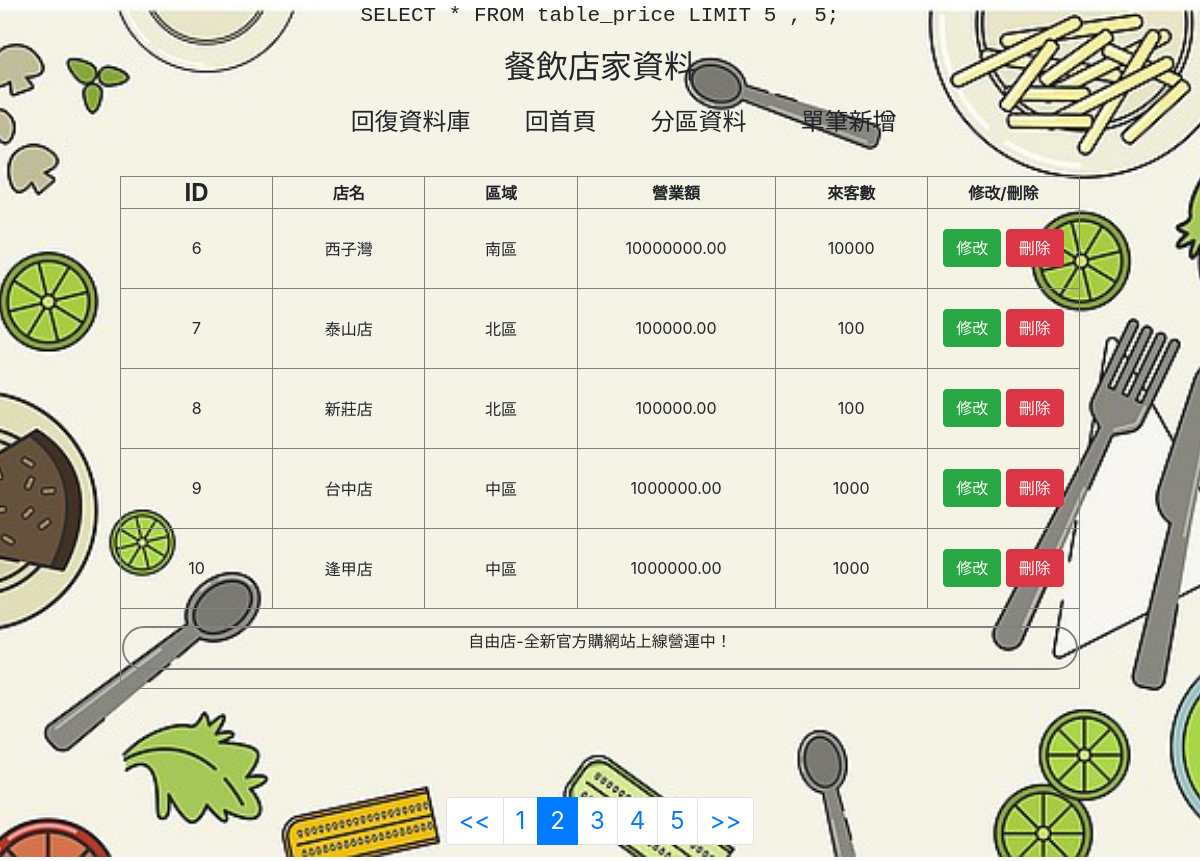
Screenshot of /pdo_db_price/index.php?page=2 with the database file from the repository.
### tables this page shows
CREATE TABLE `table_price` (
  `id` int(10) NOT NULL,
  `name` varchar(50) NOT NULL,
  `location` enum('北區','中區','南區') NOT NULL,
  `price` decimal(15,2) NOT NULL,
  `pepole` int(10) NOT NULL
);

### pdo_db_price/index.php (the view, shortened to what this page needs)
<?php
    include '../common/commonFun.php';
    include './db2.php';
    $input = $_GET;
    $pagePer = 5;
    $pageNow = 1;
    if(!empty($input['page'])){
        $pageNow = $input['page'];
        unset($input['page']);
    }
    $basename = basename($_SERVER['PHP_SELF']);
    $urlVal = http_build_query($input);
    $pageString = "./$basename?$urlVal";
    $pageStart = ($pageNow - 1) * $pagePer;
    $sqlLimit = " LIMIT $pageStart , $pagePer;";
    if(empty($_GET['orderby'])){
        $orderbyChange = "asc";
    }
    $sql = "SELECT * FROM table_price";
    $sql = $sql . $sqlLimit;
    $sqlCount =  "SELECT Count(*) AS page_count FROM table_price";
    $getDataCount = $conn->prepare($sqlCount);
    $getDataCount->execute();
    $dataCount = $getDataCount->fetch(PDO::FETCH_ASSOC);
    $pageCount = $dataCount['page_count'];
    $pageCount = ceil($pageCount / $pagePer);
    $getData = $conn->prepare($sql);
    $getData->execute();
    $data = $getData->fetchAll(PDO::FETCH_ASSOC);
    if(!empty($urlVal)){
        $pageStringFirst = $pageString."&page=1";
        $pageStringEnd = $pageString."&page=$pageCount";
    }else{
        $pageStringFirst = $pageString."page=1";
        $pageStringEnd = $pageString."page=$pageCount";
    }
?>
<?php
        $strArr = [
            "自由店-全新官方購網站上線營運中！",
            "雙十連假 正常營業！",
            " 7/6-7/7官方網站系統維修通知！",
        ];
    ?>
<!DOCTYPE html>
<html lang="en">
<head>
    <link rel="stylesheet" href="https://maxcdn.bootstrapcdn.com/bootstrap/4.5.2/css/bootstrap.min.css">
</head>
<body>
    <div class="center">
        <h2>餐飲店家資料</h2>
    </div>
    <div class="center">
        <a href="./recover.php">回復資料庫</a>
        <a href="./index.php">回首頁</a>
        <a href="./sort.php">分區資料</a>
        <a href="./create.php">單筆新增</a>
    </div>
    <br>
    <table class="center" border="1px" width="80%">
        <tr>
            <th><a href="./index.php?orderby=<?= $orderbyChange?>">ID</a></th>
            <th>店名</th>
            <th>區域</th>
            <th>營業額</th>
            <th>來客數</th>
            <th>修改/刪除</th>
        </tr>
        <?php foreach ($data as $key => $value) :?>
        <tr>
            <td><?= $value['id'];?></td>
            <td><?= $value['name'];?></td>
            <td><?= $value['location'];?></td>
            <td><?= $value['price'];?></td>
            <td><?= $value['pepole'];?></td>
            <td>
                <a href="./edit.php?id=<?= $value['id'];?>" class="btn btn-success" role="button">修改</a>
                <a href="./del.php?id=<?= $value['id'];?>" class="btn btn-danger" role="button">刪除</a>
            </td>
        </tr>
        <?php endforeach;?>
        <tr>
            <td colspan="7">
                <div id="example1">
                    <p>
                        <?= $strArr[0]?>
                    </p>
                </div>
            </td>
        </tr>
    </table>
    <br><br><br>
    <div class="container">
        <ul class="pagination justify-content-center">
            <li class="page-item"><a class="page-link" href="<?= $pageStringFirst;?>">&lt;&lt;</a></li>
            <?php
                $iStart = $pageNow - 2;
                if($iStart < 2){
                    $iStart = 1;
                }
                $iEnd = $iStart + 4;
            ?>
            <?php for ($i=$iStart; $i <= $iEnd ; $i++) :?>
            <?php if($i == $pageNow):?>
                <li class="page-item active"><a class="page-link" href="./index.php?<?= "page=$i";?>"><?= $i?></a></li>
            <?php else:?>
                <li class="page-item"><a class="page-link" href="./index.php?<?= "page=$i";?>"><?= $i?></a></li>
            <?php endif;?>
            <?php endfor;?>
            <li class="page-item"><a class="page-link" href="<?= $pageStringEnd;?>">&gt;&gt;</a></li>
        </ul>
    </div>
</body>
</html>

### pdo_db_price/index.php (style rules this page uses)
body { text-align: center; font-size: 24px; background: no-repeat center/130% url("../01.jpg"); }
td { height: 80px; width: 80px; text-align: center; }
.center { margin: auto; text-align: center; }
#example1 { border: 2px solid grey; border-radius: 25px; }
a { text-decoration: none; color: inherit; font-size: 24px; }
h2 { font-family: Verdana; }

### rows the page displays
table_price: id "6", name "西子灣", location "南區", price "10000000.00", pepole "10000"
table_price: id "7", name "泰山店", location "北區", price "100000.00", pepole "100"
table_price: id "8", name "新莊店", location "北區", price "100000.00", pepole "100"
table_price: id "9", name "台中店", location "中區", price "1000000.00", pepole "1000"
table_price: id "10", name "逢甲店", location "中區", price "1000000.00", pepole "1000"

### other values shown
$strArr[0] "自由店-全新官方購網站上線營運中！"
